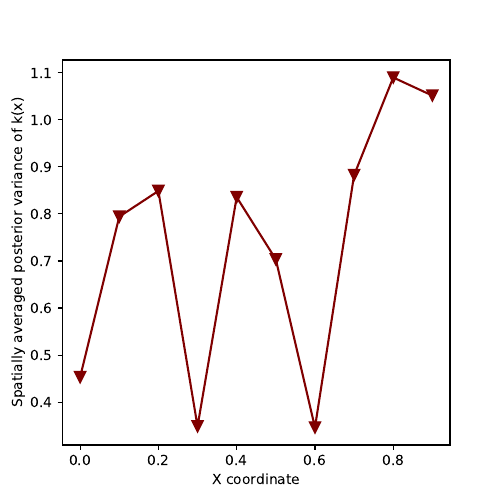

Recreate this plot in Python.
import pdb
import numpy as np 
import scipy as sp
import Sub_data as Sub
import pandas as pd
from scipy.stats import multivariate_normal, gamma
import matplotlib.pyplot as plt
from pandas.plotting import scatter_matrix

## Variable Definition
ktrue, xgrid, xobserved, Uobserved = Sub.load_data()

num_deg = 25                    # Value of d
num_MCMC = 3000                 # Number of MC steps
sigma_ep = np.sqrt(10**(-4))
F_vec = -1.0
s_vec = Sub.source(x_vec = xobserved)
rightbc_vec = 1.0
cov_ep_mat = sigma_ep**2 * np.eye(num_deg, dtype = float)
burn_in = int(num_MCMC / 2)

## Adaptive Monte Carlo
mean_var = Sub.variance_min(num_MCMC, num_deg, xobserved, Uobserved, sigma_epsilon = sigma_ep, right_bc = rightbc_vec, epsil = 0.05)

fig, ax = plt.subplots(figsize = (5,5))
ax.plot(xobserved[:-1], mean_var, color = 'maroon', marker = 'v', markersize = 8)
ax.set_xlabel('X coordinate')
ax.set_ylabel('Spatially averaged posterior variance of k(x)')
plt.savefig('Q1d.pdf')
plt.show()
print(mean_var)
